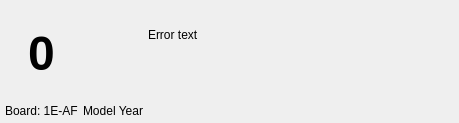
<?xml version="1.0" encoding="UTF-8"?>
<ui version="4.0">
 <class>RobotStatusWidget</class>
 <widget class="QWidget" name="RobotStatusWidget">
  <property name="geometry">
   <rect>
    <x>0</x>
    <y>0</y>
    <width>459</width>
    <height>123</height>
   </rect>
  </property>
  <property name="sizePolicy">
   <sizepolicy hsizetype="MinimumExpanding" vsizetype="MinimumExpanding">
    <horstretch>0</horstretch>
    <verstretch>0</verstretch>
   </sizepolicy>
  </property>
  <property name="minimumSize">
   <size>
    <width>200</width>
    <height>0</height>
   </size>
  </property>
  <property name="maximumSize">
   <size>
    <width>10000000</width>
    <height>16777215</height>
   </size>
  </property>
  <property name="windowTitle">
   <string>Form</string>
  </property>
  <property name="autoFillBackground">
   <bool>false</bool>
  </property>
  <property name="styleSheet">
   <string notr="true"/>
  </property>
  <layout class="QHBoxLayout" name="horizontalLayout_2">
   <property name="spacing">
    <number>5</number>
   </property>
   <property name="leftMargin">
    <number>5</number>
   </property>
   <property name="topMargin">
    <number>5</number>
   </property>
   <property name="rightMargin">
    <number>5</number>
   </property>
   <property name="bottomMargin">
    <number>5</number>
   </property>
   <item>
    <layout class="QVBoxLayout" name="verticalLayout" stretch="1,0">
     <property name="spacing">
      <number>3</number>
     </property>
     <item>
      <widget class="QLabel" name="shellID">
       <property name="enabled">
        <bool>true</bool>
       </property>
       <property name="sizePolicy">
        <sizepolicy hsizetype="Minimum" vsizetype="Preferred">
         <horstretch>0</horstretch>
         <verstretch>0</verstretch>
        </sizepolicy>
       </property>
       <property name="minimumSize">
        <size>
         <width>50</width>
         <height>0</height>
        </size>
       </property>
       <property name="font">
        <font>
         <pointsize>36</pointsize>
         <weight>75</weight>
         <bold>true</bold>
        </font>
       </property>
       <property name="styleSheet">
        <string notr="true"/>
       </property>
       <property name="text">
        <string>0</string>
       </property>
       <property name="textFormat">
        <enum>Qt::AutoText</enum>
       </property>
       <property name="scaledContents">
        <bool>false</bool>
       </property>
       <property name="alignment">
        <set>Qt::AlignCenter</set>
       </property>
      </widget>
     </item>
     <item>
      <widget class="QLabel" name="boardID">
       <property name="enabled">
        <bool>true</bool>
       </property>
       <property name="sizePolicy">
        <sizepolicy hsizetype="Minimum" vsizetype="Minimum">
         <horstretch>0</horstretch>
         <verstretch>0</verstretch>
        </sizepolicy>
       </property>
       <property name="midLineWidth">
        <number>2</number>
       </property>
       <property name="text">
        <string>Board: 1E-AF</string>
       </property>
       <property name="alignment">
        <set>Qt::AlignLeading|Qt::AlignLeft|Qt::AlignVCenter</set>
       </property>
       <property name="textInteractionFlags">
        <set>Qt::TextSelectableByMouse</set>
       </property>
      </widget>
     </item>
    </layout>
   </item>
   <item>
    <layout class="QVBoxLayout" name="verticalLayout_2" stretch="1,0">
     <property name="spacing">
      <number>3</number>
     </property>
     <item>
      <widget class="RobotWidget" name="robotWidget" native="true">
       <property name="sizePolicy">
        <sizepolicy hsizetype="Minimum" vsizetype="Preferred">
         <horstretch>0</horstretch>
         <verstretch>0</verstretch>
        </sizepolicy>
       </property>
       <property name="minimumSize">
        <size>
         <width>50</width>
         <height>50</height>
        </size>
       </property>
      </widget>
     </item>
     <item>
      <widget class="QLabel" name="robotModel">
       <property name="sizePolicy">
        <sizepolicy hsizetype="Minimum" vsizetype="Minimum">
         <horstretch>0</horstretch>
         <verstretch>0</verstretch>
        </sizepolicy>
       </property>
       <property name="text">
        <string>Model Year</string>
       </property>
       <property name="alignment">
        <set>Qt::AlignCenter</set>
       </property>
      </widget>
     </item>
    </layout>
   </item>
   <item>
    <layout class="QVBoxLayout" name="verticalLayout_3">
     <property name="spacing">
      <number>3</number>
     </property>
     <item>
      <layout class="QHBoxLayout" name="horizontalLayout">
       <item>
        <widget class="QLabel" name="visionIndicator">
         <property name="minimumSize">
          <size>
           <width>20</width>
           <height>20</height>
          </size>
         </property>
         <property name="maximumSize">
          <size>
           <width>22</width>
           <height>22</height>
          </size>
         </property>
         <property name="text">
          <string/>
         </property>
         <property name="pixmap">
          <pixmap>vision-available.svg</pixmap>
         </property>
         <property name="scaledContents">
          <bool>true</bool>
         </property>
         <property name="alignment">
          <set>Qt::AlignCenter</set>
         </property>
         <property name="margin">
          <number>3</number>
         </property>
        </widget>
       </item>
       <item>
        <spacer name="horizontalSpacer">
         <property name="orientation">
          <enum>Qt::Horizontal</enum>
         </property>
         <property name="sizeHint" stdset="0">
          <size>
           <width>40</width>
           <height>20</height>
          </size>
         </property>
        </spacer>
       </item>
       <item>
        <widget class="QLabel" name="kickerIndicator">
         <property name="minimumSize">
          <size>
           <width>20</width>
           <height>20</height>
          </size>
         </property>
         <property name="maximumSize">
          <size>
           <width>20</width>
           <height>20</height>
          </size>
         </property>
         <property name="text">
          <string/>
         </property>
         <property name="scaledContents">
          <bool>true</bool>
         </property>
         <property name="alignment">
          <set>Qt::AlignCenter</set>
         </property>
         <property name="margin">
          <number>2</number>
         </property>
        </widget>
       </item>
       <item>
        <spacer name="horizontalSpacer_2">
         <property name="orientation">
          <enum>Qt::Horizontal</enum>
         </property>
         <property name="sizeHint" stdset="0">
          <size>
           <width>40</width>
           <height>20</height>
          </size>
         </property>
        </spacer>
       </item>
       <item>
        <widget class="QLabel" name="radioIndicator">
         <property name="minimumSize">
          <size>
           <width>20</width>
           <height>20</height>
          </size>
         </property>
         <property name="maximumSize">
          <size>
           <width>20</width>
           <height>20</height>
          </size>
         </property>
         <property name="text">
          <string/>
         </property>
         <property name="pixmap">
          <pixmap>radio-connected.svg</pixmap>
         </property>
         <property name="scaledContents">
          <bool>true</bool>
         </property>
         <property name="alignment">
          <set>Qt::AlignCenter</set>
         </property>
         <property name="margin">
          <number>2</number>
         </property>
        </widget>
       </item>
       <item>
        <spacer name="horizontalSpacer_3">
         <property name="orientation">
          <enum>Qt::Horizontal</enum>
         </property>
         <property name="sizeHint" stdset="0">
          <size>
           <width>40</width>
           <height>20</height>
          </size>
         </property>
        </spacer>
       </item>
       <item>
        <widget class="BatteryWidget" name="batteryIndicator" native="true">
         <property name="minimumSize">
          <size>
           <width>30</width>
           <height>20</height>
          </size>
         </property>
         <property name="maximumSize">
          <size>
           <width>30</width>
           <height>20</height>
          </size>
         </property>
        </widget>
       </item>
      </layout>
     </item>
     <item>
      <widget class="QLabel" name="errorText">
       <property name="sizePolicy">
        <sizepolicy hsizetype="MinimumExpanding" vsizetype="MinimumExpanding">
         <horstretch>0</horstretch>
         <verstretch>0</verstretch>
        </sizepolicy>
       </property>
       <property name="text">
        <string>Error text</string>
       </property>
       <property name="alignment">
        <set>Qt::AlignLeading|Qt::AlignLeft|Qt::AlignTop</set>
       </property>
       <property name="wordWrap">
        <bool>true</bool>
       </property>
       <property name="textInteractionFlags">
        <set>Qt::TextSelectableByMouse</set>
       </property>
      </widget>
     </item>
    </layout>
   </item>
  </layout>
 </widget>
 <customwidgets>
  <customwidget>
   <class>BatteryWidget</class>
   <extends>QWidget</extends>
   <header>ui/battery_widget.hpp</header>
   <container>1</container>
  </customwidget>
  <customwidget>
   <class>RobotWidget</class>
   <extends>QWidget</extends>
   <header>ui/robot_widget.hpp</header>
   <container>1</container>
  </customwidget>
 </customwidgets>
 <resources/>
 <connections/>
</ui>
